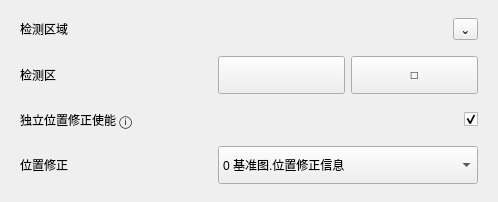
                  <widget class="QFrame" name="DetectionAreaCard">
                   <property name="frameShape">
                    <enum>QFrame::NoFrame</enum>
                   </property>
                   <property name="panelRole" stdset="0">
                    <string>configCard</string>
                   </property>
                   <layout class="QVBoxLayout" name="verticalLayout_DetectionArea">
                    <property name="spacing">
                     <number>16</number>
                    </property>
                    <property name="leftMargin">
                     <number>20</number>
                    </property>
                    <property name="topMargin">
                     <number>18</number>
                    </property>
                    <property name="rightMargin">
                     <number>20</number>
                    </property>
                    <property name="bottomMargin">
                     <number>18</number>
                    </property>
                    <item>
                     <layout class="QHBoxLayout" name="horizontalLayout_DetectionAreaTitleLabel_header">
                      <item>
                       <widget class="QLabel" name="DetectionAreaTitleLabel">
                        <property name="text">
                         <string>检测区域</string>
                        </property>
                        <property name="role" stdset="0">
                         <string>cardTitle</string>
                        </property>
                       </widget>
                      </item>
                      <item>
                       <spacer name="horizontalSpacer_DetectionAreaTitleLabel_header">
                        <property name="orientation">
                         <enum>Qt::Horizontal</enum>
                        </property>
                        <property name="sizeHint" stdset="0">
                         <size>
                          <width>40</width>
                          <height>20</height>
                         </size>
                        </property>
                       </spacer>
                      </item>
                      <item>
                       <widget class="QToolButton" name="DetectionCollapseButton">
                        <property name="text">
                         <string>⌄</string>
                        </property>
                        <property name="role" stdset="0">
                         <string>collapseCard</string>
                        </property>
                       </widget>
                      </item>
                     </layout>
                    </item>
                    <item>
                     <layout class="QHBoxLayout" name="horizontalLayout_region">
                      <property name="spacing">
                       <number>8</number>
                      </property>
                      <property name="leftMargin">
                       <number>0</number>
                      </property>
                      <property name="topMargin">
                       <number>0</number>
                      </property>
                      <property name="rightMargin">
                       <number>0</number>
                      </property>
                      <property name="bottomMargin">
                       <number>0</number>
                      </property>
                      <item>
                       <widget class="QLabel" name="regionLabel">
                        <property name="minimumSize">
                         <size>
                          <width>150</width>
                          <height>0</height>
                         </size>
                        </property>
                        <property name="text">
                         <string>检测区</string>
                        </property>
                        <property name="role" stdset="0">
                         <string>rowField</string>
                        </property>
                       </widget>
                      </item>
                      <item>
                       <widget class="QFrame" name="regionButtonsFrame">
                        <property name="minimumSize">
                         <size>
                          <width>260</width>
                          <height>38</height>
                         </size>
                        </property>
                        <property name="maximumSize">
                         <size>
                          <width>260</width>
                          <height>38</height>
                         </size>
                        </property>
                        <property name="panelRole" stdset="0">
                         <string>optionGroup</string>
                        </property>
                        <layout class="QHBoxLayout" name="horizontalLayout_regionButtons">
                         <property name="spacing">
                          <number>6</number>
                         </property>
                         <property name="leftMargin">
                          <number>0</number>
                         </property>
                         <property name="topMargin">
                          <number>0</number>
                         </property>
                         <property name="rightMargin">
                          <number>0</number>
                         </property>
                         <property name="bottomMargin">
                          <number>0</number>
                         </property>
                         <item>
                          <widget class="QToolButton" name="regionDrawButton">
                           <property name="sizePolicy">
                            <sizepolicy hsizetype="Preferred" vsizetype="Preferred">
                             <horstretch>0</horstretch>
                             <verstretch>0</verstretch>
                            </sizepolicy>
                           </property>
                           <property name="minimumSize">
                            <size>
                             <width>0</width>
                             <height>38</height>
                            </size>
                           </property>
                           <property name="icon">
                            <iconset resource="../resources/resources.qrc">
                             <normaloff>:/icons/fit.svg</normaloff>:/icons/fit.svg</iconset>
                           </property>
                           <property name="iconSize">
                            <size>
                             <width>22</width>
                             <height>22</height>
                            </size>
                           </property>
                           <property name="checkable">
                            <bool>true</bool>
                           </property>
                           <property name="actionRole" stdset="0">
                            <string>toolbarIcon</string>
                           </property>
                          </widget>
                         </item>
                         <item>
                          <widget class="QToolButton" name="regionRectButton">
                           <property name="sizePolicy">
                            <sizepolicy hsizetype="Preferred" vsizetype="Preferred">
                             <horstretch>0</horstretch>
                             <verstretch>0</verstretch>
                            </sizepolicy>
                           </property>
                           <property name="minimumSize">
                            <size>
                             <width>0</width>
                             <height>38</height>
                            </size>
                           </property>
                           <property name="text">
                            <string>□</string>
                           </property>
                           <property name="checkable">
                            <bool>true</bool>
                           </property>
                           <property name="actionRole" stdset="0">
                            <string>toolbarIcon</string>
                           </property>
                          </widget>
                         </item>
                        </layout>
                       </widget>
                      </item>
                     </layout>
                    </item>
                    <item>
                     <layout class="QHBoxLayout" name="horizontalLayout_positionEnable">
                      <property name="spacing">
                       <number>8</number>
                      </property>
                      <property name="leftMargin">
                       <number>0</number>
                      </property>
                      <property name="topMargin">
                       <number>0</number>
                      </property>
                      <property name="rightMargin">
                       <number>0</number>
                      </property>
                      <property name="bottomMargin">
                       <number>0</number>
                      </property>
                      <item>
                       <widget class="QLabel" name="positionEnableLabel">
                        <property name="minimumSize">
                         <size>
                          <width>260</width>
                          <height>0</height>
                         </size>
                        </property>
                        <property name="text">
                         <string>独立位置修正使能 ⓘ</string>
                        </property>
                        <property name="role" stdset="0">
                         <string>rowField</string>
                        </property>
                       </widget>
                      </item>
                      <item>
                       <spacer name="horizontalSpacer_horizontalLayout_positionEnable">
                        <property name="orientation">
                         <enum>Qt::Horizontal</enum>
                        </property>
                        <property name="sizeHint" stdset="0">
                         <size>
                          <width>40</width>
                          <height>20</height>
                         </size>
                        </property>
                       </spacer>
                      </item>
                      <item>
                       <widget class="QCheckBox" name="positionCorrectionSwitch">
                        <property name="text">
                         <string/>
                        </property>
                        <property name="checked">
                         <bool>true</bool>
                        </property>
                       </widget>
                      </item>
                     </layout>
                    </item>
                    <item>
                     <layout class="QHBoxLayout" name="horizontalLayout_positionSource">
                      <property name="spacing">
                       <number>8</number>
                      </property>
                      <property name="leftMargin">
                       <number>0</number>
                      </property>
                      <property name="topMargin">
                       <number>0</number>
                      </property>
                      <property name="rightMargin">
                       <number>0</number>
                      </property>
                      <property name="bottomMargin">
                       <number>0</number>
                      </property>
                      <item>
                       <widget class="QLabel" name="positionSourceLabel">
                        <property name="minimumSize">
                         <size>
                          <width>150</width>
                          <height>0</height>
                         </size>
                        </property>
                        <property name="text">
                         <string>位置修正</string>
                        </property>
                        <property name="role" stdset="0">
                         <string>rowField</string>
                        </property>
                       </widget>
                      </item>
                      <item>
                       <spacer name="horizontalSpacer_horizontalLayout_positionSource">
                        <property name="orientation">
                         <enum>Qt::Horizontal</enum>
                        </property>
                        <property name="sizeHint" stdset="0">
                         <size>
                          <width>40</width>
                          <height>20</height>
                         </size>
                        </property>
                       </spacer>
                      </item>
                      <item>
                       <widget class="QComboBox" name="positionCorrectionComboBox">
                        <property name="minimumSize">
                         <size>
                          <width>260</width>
                          <height>38</height>
                         </size>
                        </property>
                        <item>
                         <property name="text">
                          <string>0 基准图.位置修正信息</string>
                         </property>
                        </item>
                       </widget>
                      </item>
                     </layout>
                    </item>
                   </layout>
                  </widget>
